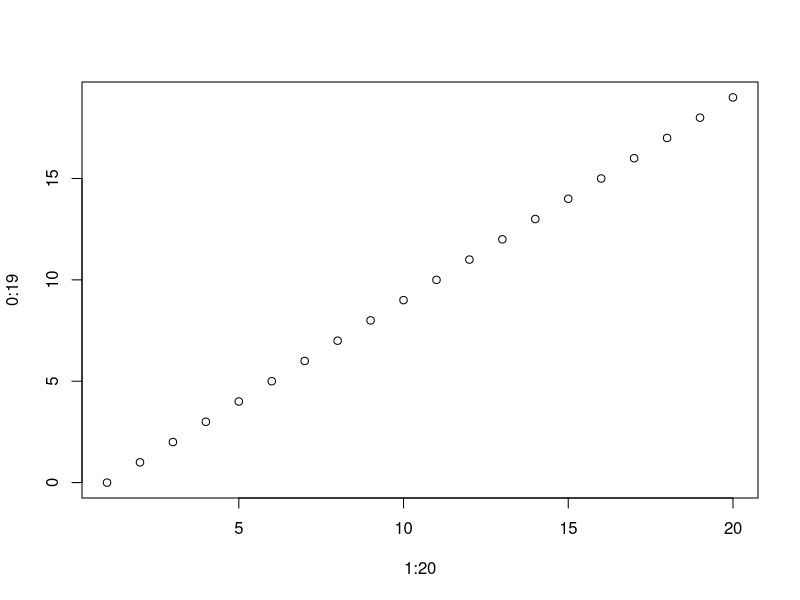

Recreate this plot in R.
#test script Hannah Sipe

set.seed(34)
rpois(100,2)


#Beth can add
2+4

#Yay Beth!!!!!!!

plot(1:20, 0:19)
###
2+2 

3*5




#hello world!


